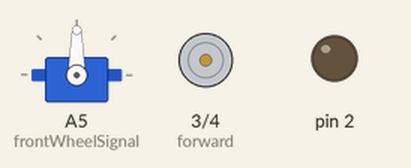
A sketch run on a simulated Arduino Uno, built with avr-gcc and run on an emulated ATmega328P. Shown: servo, motor-driver pin pairs drawn as motors (green arrow = first pin HIGH = forward, orange = second pin HIGH = backward, longer = more drive), output pins drawn as LEDs (lit = HIGH).

Above: at 0.05 s.
At 2.0 s:
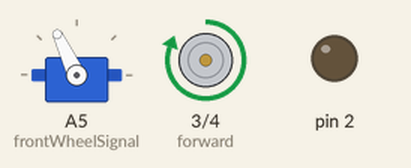
At 4.0 s:
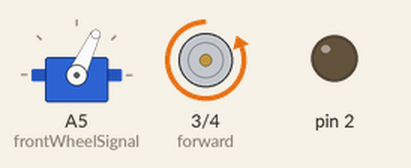
Timing chart, 0 to 5.2 s (numbered marks = the images above):
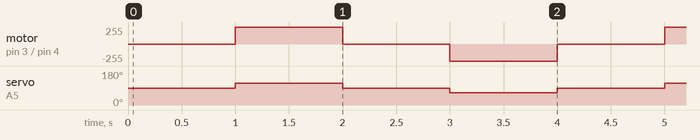

The sketch:

WaggonDrive.ino
```cpp
#include <Servo.h>

#define forward 3
#define backward 4
#define frontWheelSignal A5

Servo frontWheel;


void setup() {
  frontWheel.attach(frontWheelSignal);

  for(int pin = 2; pin <= 4; pin++) {
    pinMode(pin, OUTPUT);
  }
}


void moveForward() {
  digitalWrite(backward, LOW);
  digitalWrite(forward, HIGH);
}


void moveBackward() {
  digitalWrite(forward, LOW);
  digitalWrite(backward, HIGH);
}


void stop() {
  digitalWrite(forward, LOW);
  digitalWrite(backward, LOW);
}


void steer(int angle) {
  frontWheel.write(angle);
}


void loop() {
  steer(90); // Motor Straight
  stop();
  delay(1000);

  steer(115);
  moveForward();
  delay(1000);

  steer(90);
  stop();
  delay(1000);

  steer(65);
  moveBackward();
  delay(1000);
}
```

Measured:
- by itself, servo on A5 (frontWheelSignal): repeats every 4.0 s: 90° 1.0 s, 65° 1.0 s, 90° 1.0 s, 115° 1.0 s
- by itself, motor on pin 3 (forward) / pin 4 (backward): repeats every 4.0 s: stopped 1.0 s, backward 255/255 1.0 s, stopped 1.0 s, forward 255/255 1.0 s
